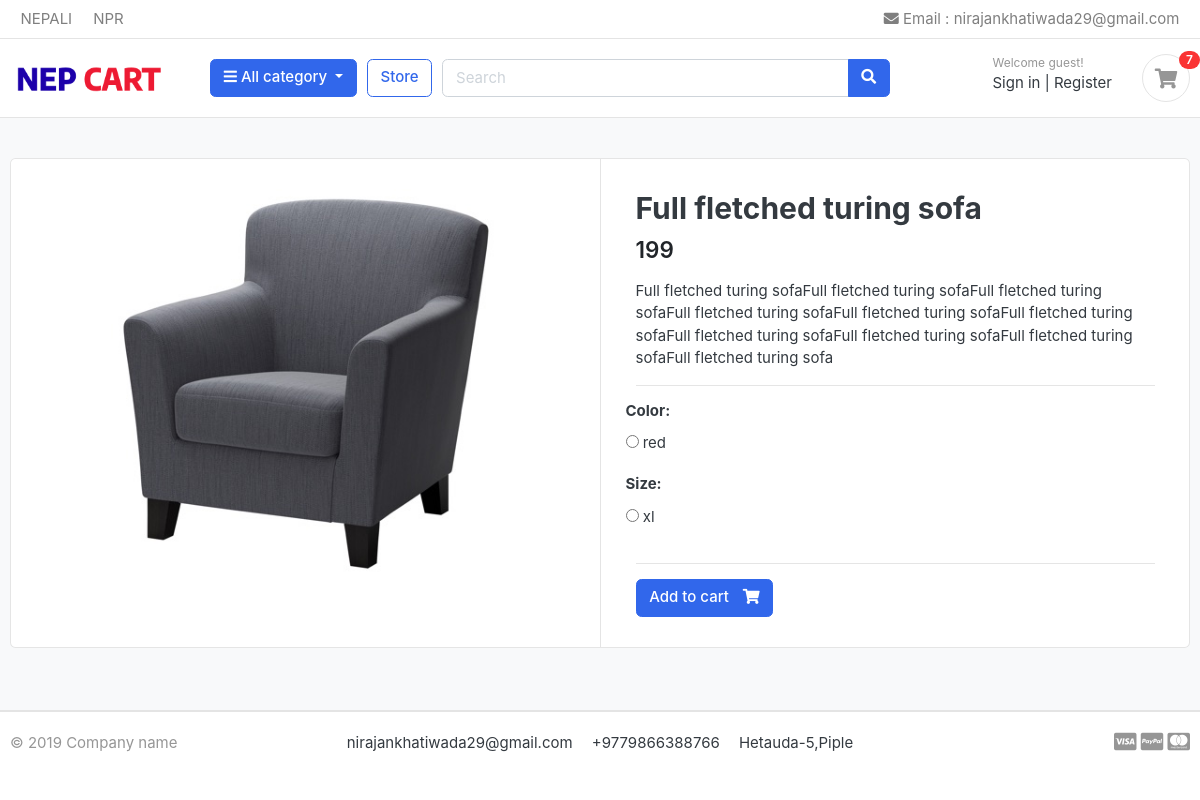
The app's page /store/sofa/full-fletched-turing-sofa with its own data.
### product/models.py (models this page shows, shortened)
class Product(models.Model):
    product_name=models.CharField(max_length=50)
    slug=models.SlugField(max_length=50,blank=True,editable=False)
    description=models.CharField(max_length=250)
    price=models.IntegerField()
    image=models.ImageField(upload_to="product/image")
    stock=models.IntegerField()
    is_available=models.BooleanField()
    catogery=models.ForeignKey(category,on_delete=models.CASCADE,related_name="product")
    created_date=models.DateField(auto_now=True)
    modefied_date=models.DateField(auto_now_add=True)

### store/models.py (models this page shows, shortened)
class Variation(models.Model):
    product=models.ForeignKey(Product,on_delete=models.CASCADE,related_name="product_varation")
    size=models.CharField(max_length=50,null=True)
    color=models.CharField(max_length=50,null=True)

### store/views.py (the view)
# urls.py: path("<slug:category_slug>/<slug:product_slug>",views.product_display,name="product_detail")
def product_display(request,category_slug,product_slug):
    try:
        shapeandsize=ProductCustomSizeColor(product_slug)
        data=Product.objects.get(catogery__slug=category_slug,slug=product_slug)
        return render(request,"store/product-detail.html",{'catogery':category.objects.all(),'data':data,'form':shapeandsize})
    except:
        raise Http404()

### store/forms.py
class ProductCustomSizeColor(forms.Form):
        def __init__(self, product_slug,*args, **kwargs):
            super().__init__(*args, **kwargs)
            size=[]
            color=[]
            variation = Variation.objects.filter(product__slug=product_slug)
            size=list(set([x.size for x in variation]))
            color=list(set([x.color for x in variation]))
            size=[[x,x] for x in size]
            color=[[x,x] for x in color]
            self.fields['color'] = forms.ChoiceField(
            required=True,
            choices=color,
            error_messages={'required': "This Field is Required"},
            widget=forms.RadioSelect(attrs={'name': 'radio_color'}),
            )
            self.fields['size'] = forms.ChoiceField(
            required=True,
            choices=size,
            error_messages={'required': "This Field is Required"},
            widget=forms.RadioSelect(attrs={'name': 'radio_size'}),
            )

### cart/context_processor.py (called while the page is built)
def counter(request):
    print(request.user.is_authenticated)
    if request.user.is_authenticated:
        data=CartItem.objects.filter(user=request.user,is_ordered=False)
    else:
        data=CartItem.objects.filter(cart__cart_id=request.session.session_key)
    quantity=0
    print(data)
    if data:
        for cart in data:
            quantity=quantity+cart.quantity
        return dict(count=quantity)
    else:
        return dict(count=0)

### cart/models.py (called while the page is built)
    def __str__(self):
        return self.product.product_name

### store/templates/store/product-detail.html (shortened to what this page needs)
{%extends "base.html"%}
{%load static%}
{%block content%}
<section class="section-content padding-y bg">
	<div class="container">
	<div class="card">
		<div class="row no-gutters">
			<aside class="col-md-6">
	<article class="gallery-wrap">
		<div class="img-big-wrap">
		   <a href="#"><img src="{{data.image.url}}"></a>
		</div>
	</article>
			</aside>
			<main class="col-md-6 border-left">
	<article class="content-body">
	<h2 class="title">{{data.product_name}}</h2>
	<div class="mb-3">
		<var class="price h4">{{data.price}}</var>
	</div>
	<p>{{data.description}}</p>
	<hr>
	<form action="{%url 'addtocart' product_slug=data.slug%}" method="post">
		{%for data in form%}
		<div class="row">
			<div class="item-option-select">
				<h6>{{data.label_tag}}</h6>
				{{data}}
			</div>
		</div>
		{%endfor%}
		<hr>
		{%if data.stock <= 0 %}
		<h1 style="text-danger">Out of Stock</h1>
		{%else%}
		<button class="btn  btn-primary"> <span class="text">Add to cart</span> <i class="fas fa-shopping-cart"></i>  </button>
		{%endif%}
	</article>
			</main>
		</div>
	</div>
	<br>
	</div>
	</section>
{%endblock%}

### static/css/ui.css (style rules this page uses)
html { font-family: "Inter", sans-serif; font-size: 15px; }
.content-body { flex: 1 1 auto; padding: 2rem 2.3rem; }
.padding-y { padding-top: 40px; padding-bottom: 40px; }
var { font-style: normal; }
article:after, .form-group:after { display: block; clear: both; content: ""; }
.bg { background-color: #f8f9fa; }
.btn .text + i { margin-left: 10px; }
.price { font-weight: 600; color: #212529; }
.gallery-wrap .img-big-wrap { margin-bottom: 10px; border-radius: 0.37rem; overflow: hidden; background-color: #fff; }
.gallery-wrap .img-big-wrap a { text-align: center; display: block; }
.gallery-wrap .img-big-wrap img { height: 450px; width: auto; display: inline-block; }
.item-option-select { margin-bottom: 1rem; display: inline-block; margin-right: 15px; }

### records on screen
Product: image (picture), product_name "Full fletched turing sofa", price "199", description "Full fletched turing sofaFull fletched turing sofaFull fletched turing sofaFull fletched turing sofaFull fletched turing sofaFull fletched turing sofaFull fletched turing sofaFull fletched turing sofaFull fletched turing sofaFull fletched turing sofa"
Variation: form "☐ red" "☐ xl"

### other values on screen
{{ count }} "7"
{{ data.label_tag }} "Color:" "Size:"
